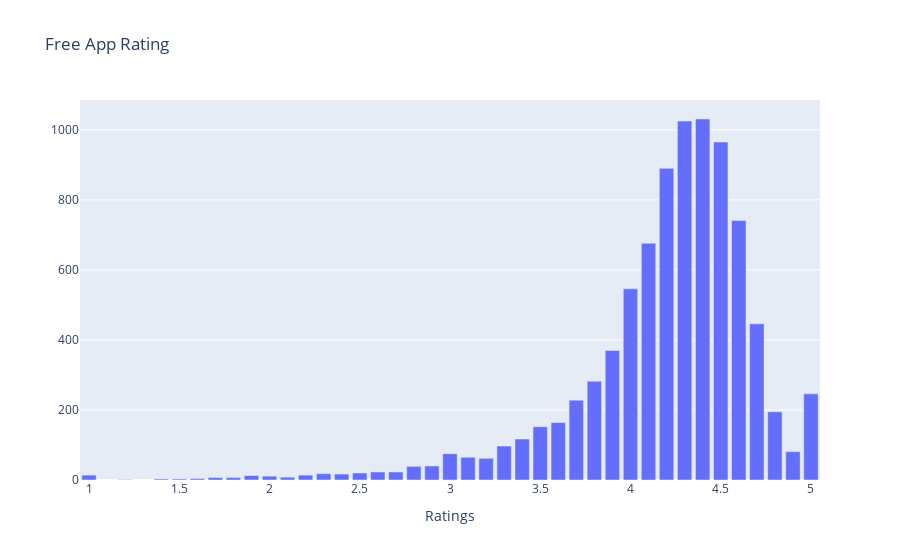

The notebook cell saved with this chart:
### Markdown cell above
Most important things about apps are there rating we even didn't see the app's whose ratings are less than 3.5 . Before downloading the app first we see the rating of app if the app rating is more then 4 than we say that yeah this is a good category of app then after we see other attribute of apps. Very less people see the review's of app. My personal observation is that some of the good people who are pationate about the technology and have enough time give the review of app. (we are data scientist and our maximum time goes in the cleaning of data).

### Code cell
col='Rating'
v1=d1[col].value_counts().reset_index()
v1=v1.rename(columns={col:'count','index':col})
v1['percent']=v1['count'].apply(lambda x : 100*x/sum(v1['count']))
trace1 = go.Bar(x=v1[col], y=v1["count"], name="Free", marker=dict())
layout={'title':"Free App Rating",'xaxis':{'title':"Ratings"}}
fig = go.Figure(data=[trace1], layout=layout)
iplot(fig)

### Figure 1 — Plotly figure (JSON) as saved in the notebook; plotly's stock layout.template omitted (floating-point values rounded to 4 significant figures)
{"data": [{"name": "Free", "type": "bar", "x": [4.4, 4.3, 4.5, 4.2, 4.6, 4.1, 4, 4.7, 3.9, 3.8, 5, 3.7, 4.8, 3.6, 3.5, 3.4, 3.3, 4.9, 3, 3.1, 3.2, 2.9, 2.8, 2.6, 2.7, 2.5, 2.3, 2.4, 2.2, 1, 1.9, 2, 2.1, 1.7, 1.8, 1.6, 1.4, 1.5, 1.2, "1.9"], "y": [1031, 1025, 965, 890, 741, 676, 546, 446, 370, 282, 246, 228, 195, 164, 152, 117, 97, 81, 75, 65, 62, 40, 39, 23, 23, 20, 18, 17, 14, 14, 13, 11, 8, 7, 7, 4, 3, 3, 1, 1]}], "layout": {"title": {"text": "Free App Rating"}, "xaxis": {"title": {"text": "Ratings"}}}}
